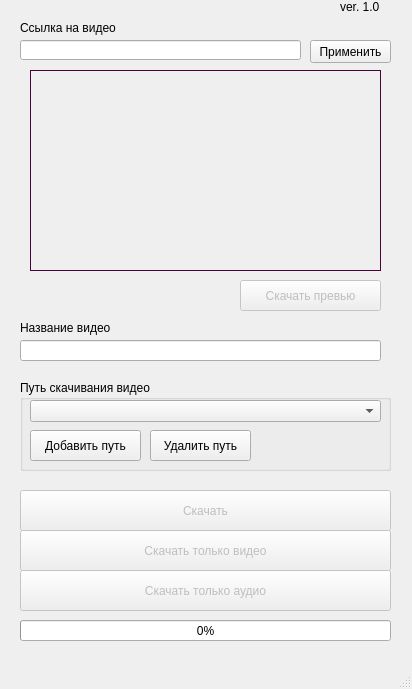
<?xml version="1.0" encoding="UTF-8"?>
<ui version="4.0">
 <class>MainWindow</class>
 <widget class="QMainWindow" name="MainWindow">
  <property name="geometry">
   <rect>
    <x>0</x>
    <y>0</y>
    <width>412</width>
    <height>689</height>
   </rect>
  </property>
  <property name="windowTitle">
   <string>Reysun YouTube Downloader</string>
  </property>
  <widget class="QWidget" name="centralwidget">
   <widget class="QPushButton" name="downloadVideoAudioButton">
    <property name="enabled">
     <bool>false</bool>
    </property>
    <property name="geometry">
     <rect>
      <x>20</x>
      <y>490</y>
      <width>371</width>
      <height>41</height>
     </rect>
    </property>
    <property name="toolTip">
     <string>Скачать выбранный файл в открытой вкладке</string>
    </property>
    <property name="text">
     <string>Скачать</string>
    </property>
   </widget>
   <widget class="QProgressBar" name="progressBar">
    <property name="geometry">
     <rect>
      <x>20</x>
      <y>620</y>
      <width>371</width>
      <height>21</height>
     </rect>
    </property>
    <property name="value">
     <number>0</number>
    </property>
   </widget>
   <widget class="QLineEdit" name="ytlinkLine">
    <property name="geometry">
     <rect>
      <x>20</x>
      <y>40</y>
      <width>281</width>
      <height>20</height>
     </rect>
    </property>
   </widget>
   <widget class="QLabel" name="label">
    <property name="geometry">
     <rect>
      <x>20</x>
      <y>20</y>
      <width>281</width>
      <height>16</height>
     </rect>
    </property>
    <property name="text">
     <string>Ссылка на видео</string>
    </property>
   </widget>
   <widget class="QPushButton" name="thumbnailDownloadButton">
    <property name="enabled">
     <bool>false</bool>
    </property>
    <property name="geometry">
     <rect>
      <x>240</x>
      <y>280</y>
      <width>141</width>
      <height>31</height>
     </rect>
    </property>
    <property name="text">
     <string>Скачать превью</string>
    </property>
   </widget>
   <widget class="QPushButton" name="applylinkButton">
    <property name="geometry">
     <rect>
      <x>310</x>
      <y>40</y>
      <width>81</width>
      <height>23</height>
     </rect>
    </property>
    <property name="text">
     <string>Применить</string>
    </property>
   </widget>
   <widget class="QLabel" name="thumbnailLabel">
    <property name="geometry">
     <rect>
      <x>30</x>
      <y>70</y>
      <width>351</width>
      <height>201</height>
     </rect>
    </property>
    <property name="styleSheet">
     <string notr="true">border-style: solid;
border-color: rgb(77, 0, 59);
border-width: 1px;</string>
    </property>
    <property name="text">
     <string/>
    </property>
    <property name="scaledContents">
     <bool>true</bool>
    </property>
   </widget>
   <widget class="QGroupBox" name="groupBox_2">
    <property name="geometry">
     <rect>
      <x>20</x>
      <y>380</y>
      <width>371</width>
      <height>91</height>
     </rect>
    </property>
    <property name="title">
     <string>Путь скачивания видео</string>
    </property>
    <widget class="QComboBox" name="pathComboBox">
     <property name="geometry">
      <rect>
       <x>10</x>
       <y>20</y>
       <width>351</width>
       <height>22</height>
      </rect>
     </property>
    </widget>
    <widget class="QPushButton" name="addpathButton">
     <property name="geometry">
      <rect>
       <x>10</x>
       <y>50</y>
       <width>111</width>
       <height>31</height>
      </rect>
     </property>
     <property name="text">
      <string>Добавить путь</string>
     </property>
    </widget>
    <widget class="QPushButton" name="removepathButton">
     <property name="geometry">
      <rect>
       <x>130</x>
       <y>50</y>
       <width>101</width>
       <height>31</height>
      </rect>
     </property>
     <property name="text">
      <string>Удалить путь</string>
     </property>
    </widget>
   </widget>
   <widget class="QPushButton" name="downloadVideoButton">
    <property name="enabled">
     <bool>false</bool>
    </property>
    <property name="geometry">
     <rect>
      <x>20</x>
      <y>530</y>
      <width>371</width>
      <height>41</height>
     </rect>
    </property>
    <property name="toolTip">
     <string>Выберите файлы одинаковых форматов с вкладок &quot;Only Video&quot; и &quot;Only Audio&quot;. Они будут объединены</string>
    </property>
    <property name="text">
     <string>Скачать только видео</string>
    </property>
   </widget>
   <widget class="QLineEdit" name="nameLine">
    <property name="geometry">
     <rect>
      <x>20</x>
      <y>340</y>
      <width>361</width>
      <height>21</height>
     </rect>
    </property>
   </widget>
   <widget class="QLabel" name="label_2">
    <property name="geometry">
     <rect>
      <x>20</x>
      <y>320</y>
      <width>361</width>
      <height>16</height>
     </rect>
    </property>
    <property name="text">
     <string>Название видео</string>
    </property>
   </widget>
   <widget class="QPushButton" name="downloadAudioButton">
    <property name="enabled">
     <bool>false</bool>
    </property>
    <property name="geometry">
     <rect>
      <x>20</x>
      <y>570</y>
      <width>371</width>
      <height>41</height>
     </rect>
    </property>
    <property name="toolTip">
     <string>Выберите файлы одинаковых форматов с вкладок &quot;Only Video&quot; и &quot;Only Audio&quot;. Они будут объединены</string>
    </property>
    <property name="text">
     <string>Скачать только аудио</string>
    </property>
   </widget>
   <widget class="QLabel" name="versionLabel">
    <property name="geometry">
     <rect>
      <x>340</x>
      <y>0</y>
      <width>47</width>
      <height>13</height>
     </rect>
    </property>
    <property name="text">
     <string>ver. 1.0</string>
    </property>
   </widget>
  </widget>
  <widget class="QMenuBar" name="menubar">
   <property name="geometry">
    <rect>
     <x>0</x>
     <y>0</y>
     <width>412</width>
     <height>21</height>
    </rect>
   </property>
  </widget>
  <widget class="QStatusBar" name="statusbar"/>
 </widget>
 <resources/>
 <connections/>
</ui>
